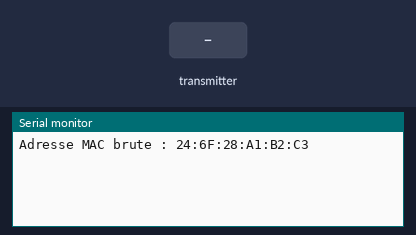
Recording of a sketch running on a simulated ESP32. Parts: the last lines printed to the serial monitor. The test bench sets the inputs (shaded band).

Above: at 1.3 s.
1.4 s: the transmitter starts sending data.0 = 0
At 1.71 s:
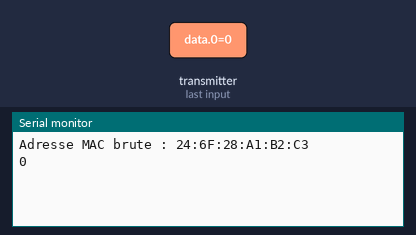
3.4 s: the transmitter starts sending data.1 = 64
At 3.71 s:
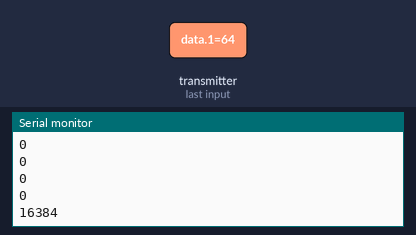
4.9 s: the transmitter starts sending data.2 = 64
At 5.21 s:
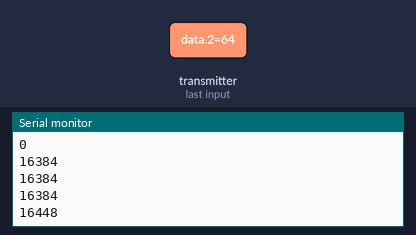
6.4 s: the transmitter starts sending data.0 = 64
At 6.71 s:
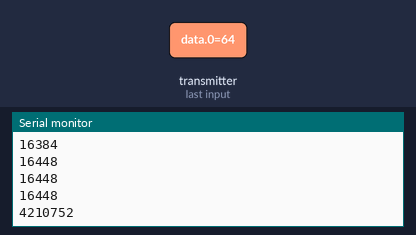
7.9 s: the transmitter starts sending data.1 = 0
At 8.21 s:
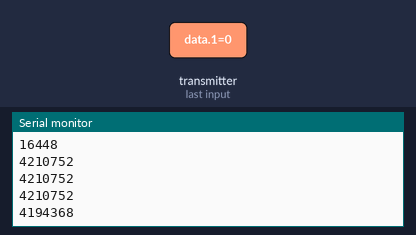
9.4 s: the transmitter starts sending data.2 = 0
At 9.71 s:
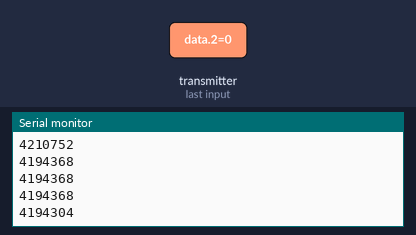
Timing chart, 0 to 11.9 s (numbered marks = the images above; inputs shaded):
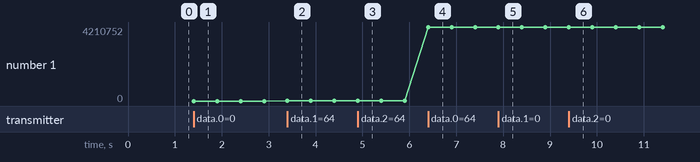

The sketch:

arduino_esp32_wifi_espnow_receiver.ino
```cpp
#include <esp_now.h>
#include <WiFi.h>

uint32_t counter = 0;
uint32_t delta_time_us = 0;

struct DataPacket {
  uint8_t data[3];
  //uint8_t time[3];
};

void onDataReceive(const uint8_t *macAddr, const uint8_t *incomingData, int len) {
  /*
    packet.data[0] = (delta_time_us >> 16) & 0xFF;
    packet.data[1] = (delta_time_us >> 8) & 0xFF;
    packet.data[2] = delta_time_us & 0xFF;
    packet.time[0] = (counter >> 16) & 0xFF;
    packet.time[1] = (counter >> 8) & 0xFF;
    packet.time[2] = counter & 0xFF;
*/

  DataPacket packet;
  memcpy(&packet, incomingData, sizeof(packet));
  counter = ((packet.data[0] << 16) + (packet.data[1] << 8) + (packet.data[2]));
  //delta_time_us = ((packet.time[0] << 16) + (packet.time[1] << 8) + (packet.time[2]));

  Serial.println(counter);


  // Serial.print(counter);
  // Serial.print(",");
  // Serial.print(delta_time_us);
  // /*
  // for (int i = 0; i < 3; i++) Serial.print(packet.data[i], HEX);
  // Serial.print(",");
  // for (int i = 0; i < 3; i++) Serial.print(packet.time[i], HEX);
  // */
  // Serial.println();
}

void setup() {
  Serial.begin(1500000);
  // print MAC ADRESS OF THE RECEIVER

  delay(100);
  Serial.println();

  uint8_t mac[6];
  WiFi.macAddress(mac);

  Serial.print("Adresse MAC brute : ");
  for (int i = 0; i < 6; i++) {
    if (i > 0) Serial.print(":");
    Serial.print(mac[i], HEX);
  }
  Serial.println();

  WiFi.mode(WIFI_STA);
  if (esp_now_init() != ESP_OK) {
    Serial.println("ESP-NOW initialization failed!");
    return;
  }
  esp_now_register_recv_cb(onDataReceive);
}

void loop() {
  // Réception automatique via onDataReceive
}
```

Measured:
- after the input at 1.4 s, the serial monitor: prints a new line at once (image 1)
- after the input at 3.4 s, the serial monitor: prints a new line at once (image 2)
- after the input at 4.9 s, the serial monitor: prints a new line at once (image 3)
- after the input at 6.4 s, the serial monitor: prints a new line at once (image 4)
- after the input at 7.9 s, the serial monitor: prints a new line at once (image 5)
- after the input at 9.4 s, the serial monitor: prints a new line at once (image 6)
- plotted number 1: 0 → 16384 after the input at 3.4 s, 16384 → 16448 after the input at 4.9 s, 16448 → 4210752 after the input at 6.4 s, 4210752 → 4194368 after the input at 7.9 s, 4194368 → 4194304 after the input at 9.4 s
